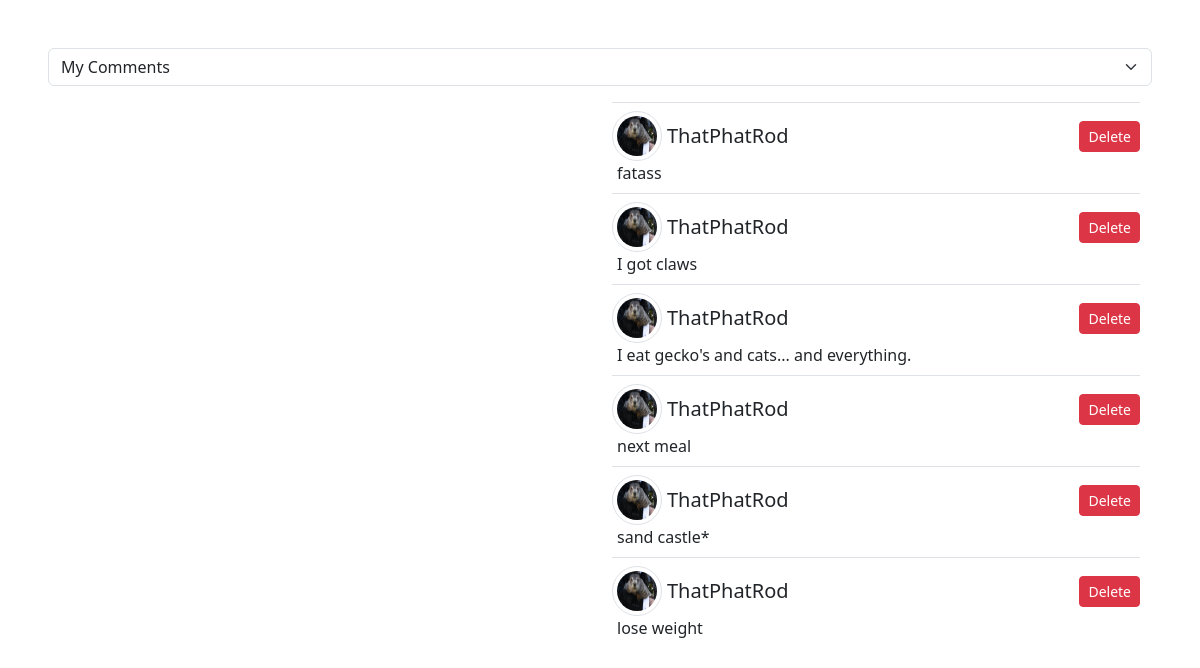
Page /profile/ThatPhatRod/mycomments/ (signed in) on the committed database.
### users/models.py (models this page shows, shortened)
class User(models.Model):
    profilePic = models.ImageField(upload_to="images/")
    aboutMe=models.TextField()
    username = models.CharField(max_length=255)
    password = models.CharField(max_length=255)
    created_at = models.DateTimeField(auto_now_add=True)
    updated_at = models.DateTimeField(auto_now_add=True)

class Comment(models.Model):
    message=models.TextField()
    user=models.ForeignKey(User, related_name="myComments", on_delete = models.CASCADE)
    post=models.ForeignKey(Post, related_name="comments", on_delete = models.CASCADE,null=True)

### users/views.py (the view)
# urls.py: path('profile/<str:username>/mycomments/',views.myComments),
def myComments(request,username):
    if("userid" not in request.session):
            return redirect("/login")
    context={
        "user":User.objects.get(id=request.session["userid"]),
    }
    typedUser=User.objects.get(username=username)
    if(request.session["userid"]!=typedUser.id):
        return redirect("/profile/"+context["user"].username+"/mycomments")
    return render(request,"myComments.html",context)

### users/templates/myComments.html (shortened to what this page needs)
<!DOCTYPE html>
<html lang="en" style="overflow: hidden;">
<head>
    <link href="https://cdn.jsdelivr.net/npm/bootstrap@5.3.0-alpha1/dist/css/bootstrap.min.css" rel="stylesheet">
    {% load static %}
    <link rel="stylesheet" href="{% static 'userProfile.css' %}">
</head>
<body>
    <div class="row mx-5 my-5">
        <select class="form-select mb-2" onchange="window.location='/profile/'+'{{user.username}}/'+this.value">
            <option value="mycomments">My Comments</option>
        </select>
        <div class="col postDisplay myComments" style="overflow-y:scroll;">
        </div>
        <div class="flex-column col myComments" style="overflow-y: scroll;">
            {% for comment in user.myComments.all %}
                <div class="border-top mb-2 mt-2 comment{{comment.id}}" onclick="getPost('{{comment.post.id}}','{{user.username}}')" style="cursor: pointer;">
                    <div class="d-flex align-items-center justify-content-between mt-2">
                        <div class="d-flex align-items-center">
                            <img class='img-fluid img-thumbnail rounded-circle' style='height:50px;width:50px;margin-right:5px;' src='/media/{{user.profilePic}}'>
                            <h5 class='card-text card-title'>{{user.username}}</h5>
                        </div>
                        <button class="btn btn-danger btn-sm"onclick="deleteComment('{{comment.id}}',this)">Delete</button>
                    </div>
                    <p class='card-text '  onclick="editComment('{{comment.id}}',this)" style='margin-left:5px; margin-bottom:0px;'>{{comment.message}}</p>
                </div>
            {% endfor %}
        </div>
    </div>
    {% load static %}
</body>
</html>

### static/userProfile.css (style rules this page uses)
.likedPosts,.myPosts,.myComments { height: 80vh; }

### rows in the picture
User: username "My Comments", username "ThatPhatRod"
Comment: profilePic (picture), message "fatass"
Comment: profilePic (picture), message "I got claws"
Comment: profilePic (picture), message "I eat gecko's and cats... and everything."
Comment: profilePic (picture), message "next meal"
Comment: profilePic (picture), message "sand castle*"
Comment: profilePic (picture), message "lose weight"
